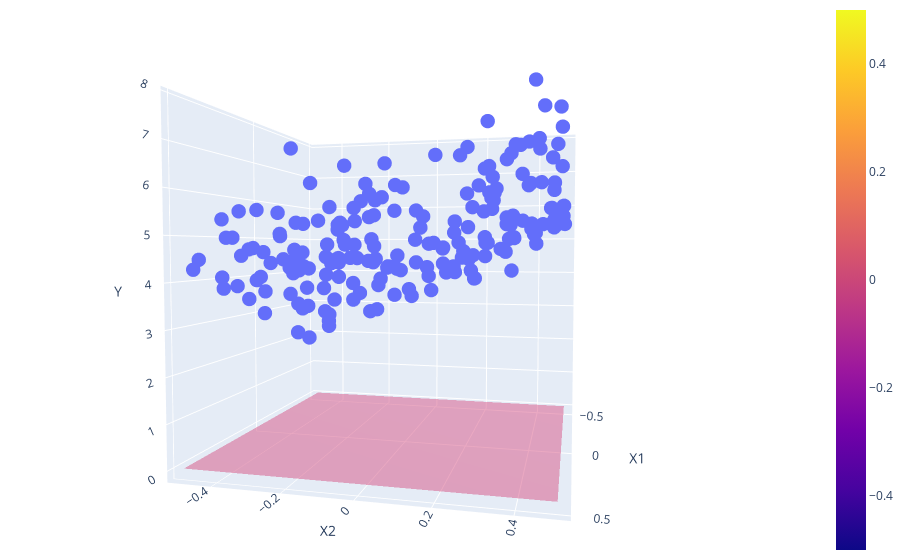

Notebook cell for this chart:
### Code cell
@interact(b0=(-10, 10, 0.5), b1=(-5, 5, 0.25), b2=(-5, 5, 0.25), residuals=False)
def _(b0, b1, b2, residuals):
    fig = px.scatter_3d(x=x1, y=x2, z=y)
    fig.update_layout(
        scene = dict(
            xaxis_title='X1',
            yaxis_title='X2',
            zaxis_title='Y'),
            margin=dict(l=0, r=0, b=0, t=0
        )
    )
    fig.update_traces(marker=dict(size=5))
    
    x1_grid, x2_grid = np.meshgrid(np.linspace(-0.5, 0.5, 100), np.linspace(-0.5, 0.5, 100))
    yhat = b0 + b1 * x1_grid + b2 * x2_grid
    fig.add_trace(
        go.Surface(x=x1_grid, y=x2_grid, z=yhat, opacity=0.5)
    )
    if residuals:
        for i in range(len(x1)):
            fig.add_trace(
                go.Scatter3d(x=[x1[i], x1[i]], y=[x2[i], x2[i]], z=[b0 + b1*x1[i] + b2*x2[i], y[i]], mode='lines', line=dict(color='black', width=2))
            )
    fig.update_layout(showlegend=False, scene_camera=dict(eye=dict(x=2.0, y=0.5, z=0.1)))
    fig.show()

### Figure 1 — Plotly figure (JSON) as saved in the notebook; plotly's stock layout.template omitted (floating-point values rounded to 4 significant figures; data arrays with more than 128 entries replaced by an {"elided": "..."} marker saying what was removed)
{"data": [{"hovertemplate": "x=%{x}<br>y=%{y}<br>z=%{z}<extra></extra>", "legendgroup": "", "marker": {"color": "#636efa", "size": 5, "symbol": "circle"}, "mode": "markers", "name": "", "scene": "scene", "showlegend": false, "type": "scatter3d", "x": {"elided": "200 float values"}, "y": {"elided": "200 float values"}, "z": {"elided": "200 float values"}}, {"opacity": 0.5, "type": "surface", "x": {"elided": "100x100 float values"}, "y": {"elided": "100x100 float values"}, "z": {"elided": "100x100 int values"}}], "layout": {"legend": {"tracegroupgap": 0}, "margin": {"b": 0, "l": 0, "r": 0, "t": 0}, "scene": {"camera": {"eye": {"x": 2, "y": 0.5, "z": 0.1}}, "domain": {"x": [0, 1], "y": [0, 1]}, "xaxis": {"title": {"text": "X1"}}, "yaxis": {"title": {"text": "X2"}}, "zaxis": {"title": {"text": "Y"}}}, "showlegend": false}}
